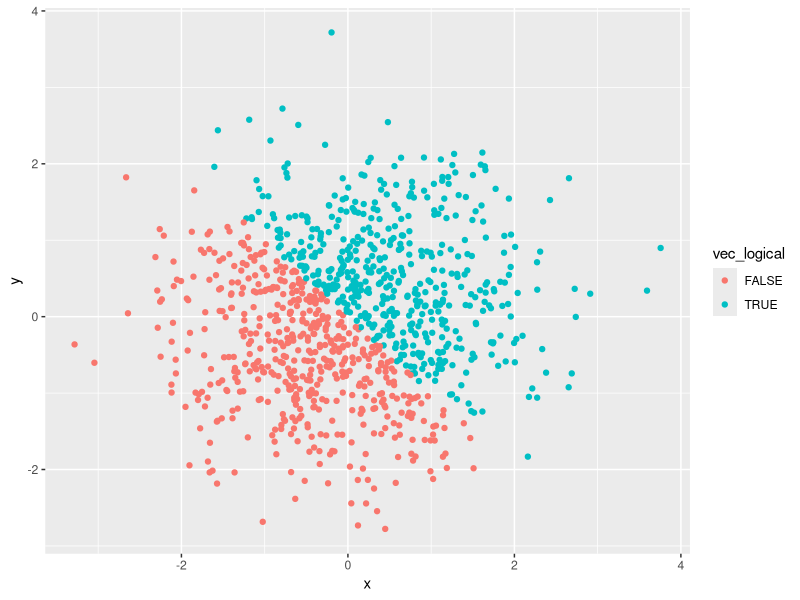

Here is the R script that generated this plot:
## ---- chunk 1
knitr::opts_chunk$set(echo = TRUE)

library(tidyverse)
## ---- chunk 2
Problem1_df = tibble(
  x = runif(10, min=0, max=5), 
  vec_numeric = c(x>2),
  vec_char = c("Giraffe", "Elephant", "Lion", "Wolf", "Dolphin", "Ant", "Dog", 
               "Tiger", "Bird", "Fish" ),
  vec_logical = c(TRUE, TRUE, FALSE, FALSE, FALSE, TRUE, FALSE, FALSE, TRUE, 
                  FALSE),
  vec_factor = factor(c("African descent", "White", "Asian", "Native American", 
                        "Virgin Islander", "St. Thomian", "St. Johnian", "Crucian", 
                        "Floridian", "Atlantian"))
  )
## ---- chunk 3
# Taking mean of x variable

mean(Problem1_df$x)

# This works because it is numeric variable. 
#The mean of x equals 2.136482.
## ---- chunk 4
# Taking mean of vec_numeric

mean(Problem1_df$vec_numeric)

# Taking the mean of this equals 0.3. 
#Therefore, this works.
## ---- chunk 5
# Taking mean of vec_char

mean(Problem1_df$vec_char)

# This code does not work. 
#Error message says that "this argument is not numeric or logical".
## ---- chunk 6
# Taking mean of vec_logical

mean(Problem1_df$vec_logical)

# This code does output a value for the mean of the logical vector.
# The mean of this vector equals 0.4.
## ---- chunk 7
# Taking the mean of vec_factor

mean(Problem1_df$vec_factor)

#This code does not work becasue th vector is not numeric or logical.
## ---- chunk 8
## 1st code chunk
# Using the as.numeric function to the logical, character and factor vectors.

as.numeric(Problem1_df$vec_logical)

as.numeric(Problem1_df$vec_char)

as.numeric(Problem1_df$vec_factor)

# When this function was used on the logical and factor vectors, numeric values
# were created.
# With the character vector, it could not be applied (NA).

## ---- chunk 9
# 2nd code chunk
# Converting character variable from character to factor to numeric

## Created a new variable named 'Factor' that is the end product of converting
# the character vector to the factor vector.

Factor = as.factor(Problem1_df$vec_char)

#Converted the Factor variable to a numeric vector.

as.numeric(Factor)


## Converting factor variable from factor to character to numeric

Character = as.character(Problem1_df$vec_factor)

as.numeric(Character)

# In the first portion of the code chunk, the character vector was converted
# from a character to a factor and lastly to a numeric vector. This vector was
# converted successfully into the factor the numeric vectors. 

# Conversion of the factor vector to the character vector was successsful. 
# However, converting that new vector *Character) into a numeric vector was
# not successful. An error message showed.
## ---- chunk 10
# Created data frame for Problem 2
x = rnorm(1000)
y = rnorm(1000)
vec_logical = c(x + y > 0)

Problem2_df = tibble(
  x,
  y,
  vec_logical)

vec_numeric = as.numeric(Problem2_df$vec_logical)
vec_factor = as.factor(Problem2_df$vec_logical)

mean(x)
median(x)
## ---- chunk 11
ggplot(Problem2_df, aes(y = y, x = x)) + geom_point(aes(color = vec_logical))
